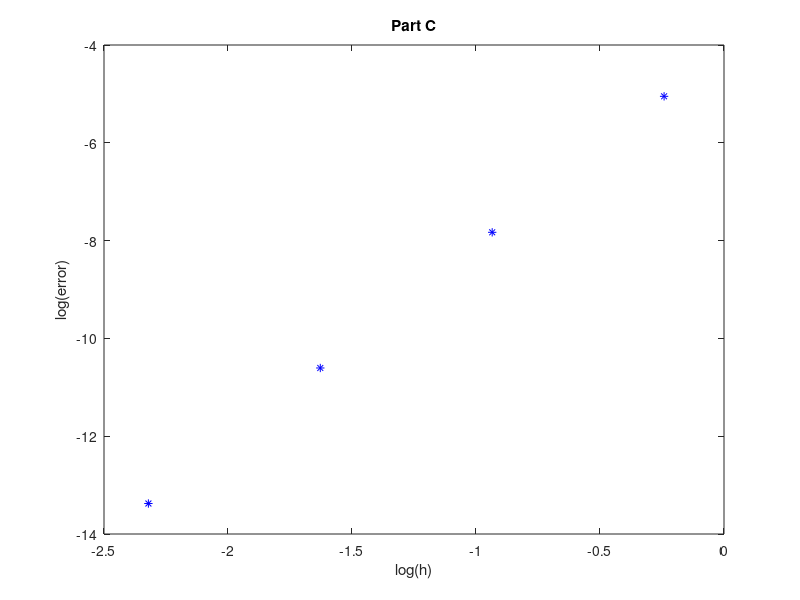

MATLAB code for this plot:
clear allclcPI = 3.1415926;h4 = PI/4;h8 = PI/8;h16 = PI/16;h32 = PI/32;x4 = [0:h4:PI];x8 = [0:h8:PI];x16 = [0:h16:PI];x32 = [0:h32:PI];I = 2;I4 = I8 = I16 = I32 = 0;for i = 2:4   I4 += h4^3 /12 * sin(x4(i)) + h4*sin(x4(i));endforfor i = 2:8   I8 += h8^3 /12 * sin(x8(i)) + h8*sin(x8(i));endforfor i = 2:16   I16 += h16^3 /12 * sin(x16(i)) + h16*sin(x16(i));endforfor i = 2:32   I32 += h32^3 /12 * sin(x32(i)) + h32*sin(x32(i));endforplot(log(h4),log(abs(I4-I)),"*b");holdplot(log(h8),log(abs(I8-I)),"*b");plot(log(h16),log(abs(I16-I)),"*b");plot(log(h32),log(abs(I32-I)),"*b");title("Part C");xlabel("log(h)");ylabel("log(error)");print("Part_C.png","-dpng");slope = (log(I4-I)-log(I8-I))/(log(h4)-log(h8));